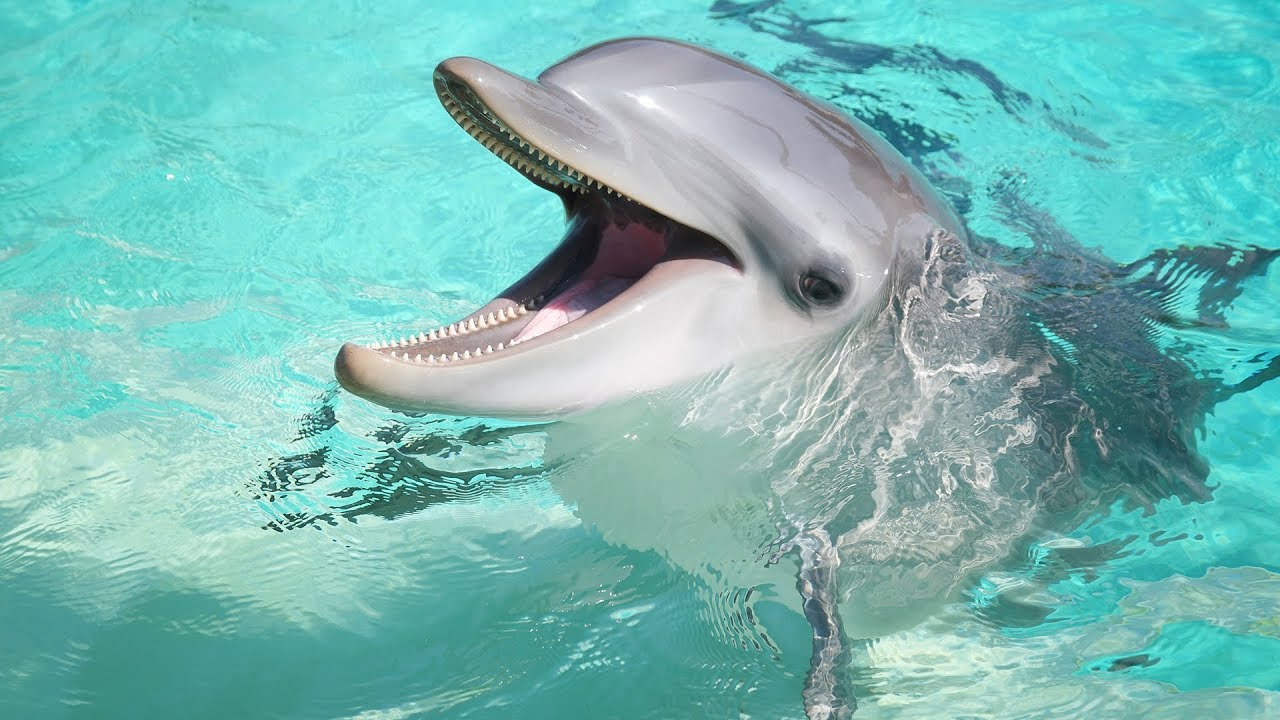
#> input picture images/dolphin.jpg, 1280 x 720 px, found by its file name
$ python plan_couleurs.py
#> lines starting #> are read from the running program, lines starting #| are printed output that depends on the picture
# imports
import cv2.cv2 as cv
import matplotlib.pyplot as plt
from matplotlib import gridspec

# read and display the image as a reference
img = cv.imread('../images/dolphin.jpg')
#> img is the input picture: shape (720, 1280, 3); mean B, G, R 181, 186.1, 119.1
cv.imshow('Moose Image', img)
cv.waitKey(0)
cv.destroyAllWindows()

# Puisque l'image chargée est en couleur, sa taille est de 3 chiffres : # height (# of rows), width (# de cols) et
# enfin des plans de couleur (BGR)
height, width, channels = img.shape[:3]
#> height = 720; width = 1280; channels = 3
print('Image height: {}, Width: {}, # of channels: {}'.format(height, width, channels))
#| Image height: 720, Width: 1280, # of channels: 3

# Rappelez-vous que openCV lit comme mode BGR, donc le canal 0 est bleu, le canal
# 1 est vert et le canal 2 est rouge
blues = img[:, :, 0]
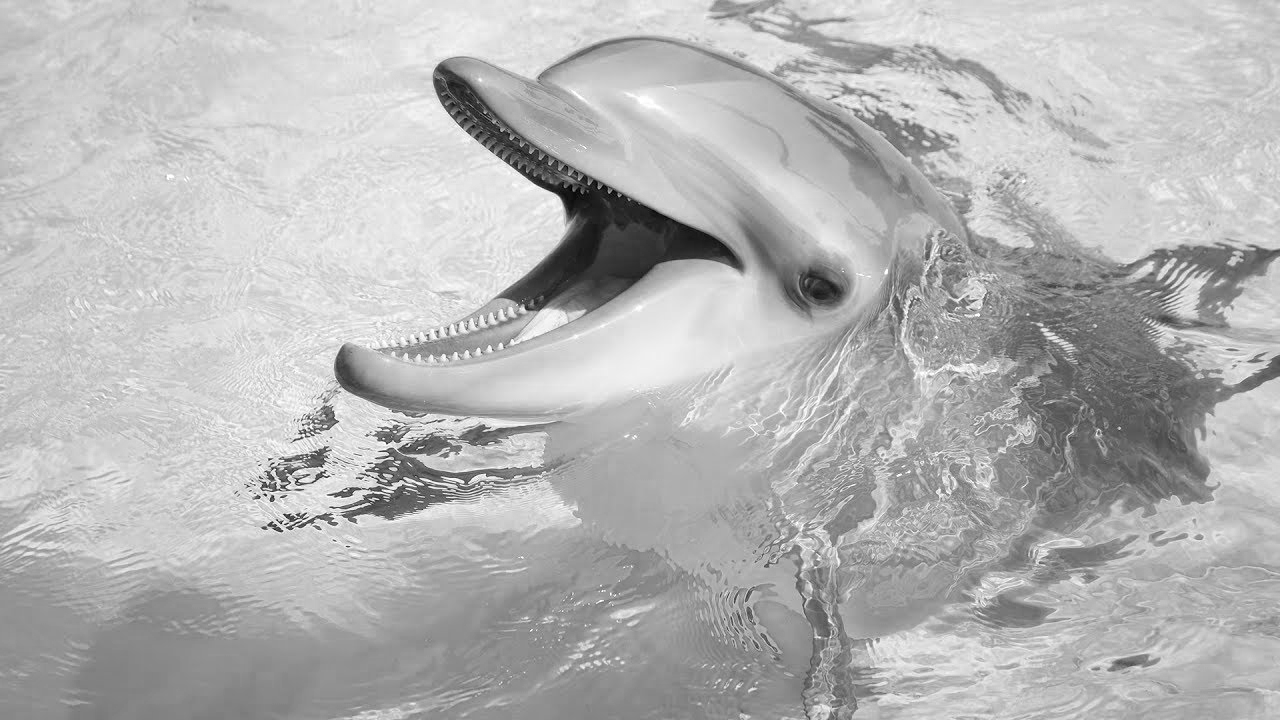
#> blues: shape (720, 1280); min 0, max 255, mean 181
greens = img[:, :, 1]
reds = img[:, :, 2]
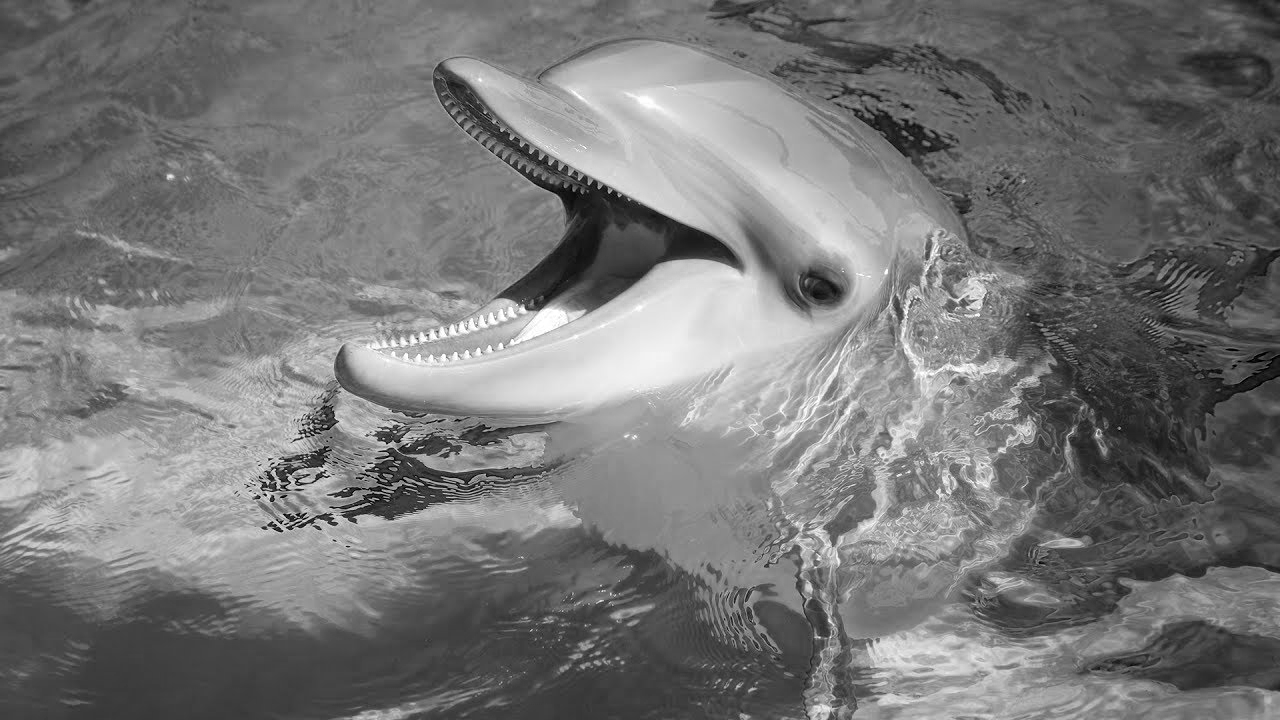
#> reds: shape (720, 1280); min 0, max 255, mean 119.1

cv.imshow('Dolphin Blues', blues)
cv.imshow('Dolphin Greens', greens)
cv.imshow('Dolphin Reds', reds)
cv.waitKey(0)
cv.destroyAllWindows()


# Tracer les valeurs pour chaque plan de couleur sur une ligne spécifique :
# plot values for each color plane on a specific row
fig = plt.figure(figsize=(10, 4))
gs = gridspec.GridSpec(1, 2, width_ratios=[1, 1])

# original image
ax0 = plt.subplot(gs[0])
ax0.imshow(cv.cvtColor(img, cv.COLOR_BGR2RGB))  # need to convert BGRto RGB
ax0.axhline(50, color='black')  # show the row being used
ax0.axvline(100, color='k'), ax0.axvline(225, color='k')  # ref lines

# image slice
ax1 = plt.subplot(gs[1])
ax1.plot(blues[49, :], color='blue')
ax1.plot(greens[49, :], color='green')
ax1.plot(reds[49, :], color='red')
ax1.axvline(100, color='k', linewidth=2), ax1.axvline(225, color='k', linewidth=2)
plt.suptitle('Examen des valeurs du plan de couleur pour une seule ligne')
plt.show()
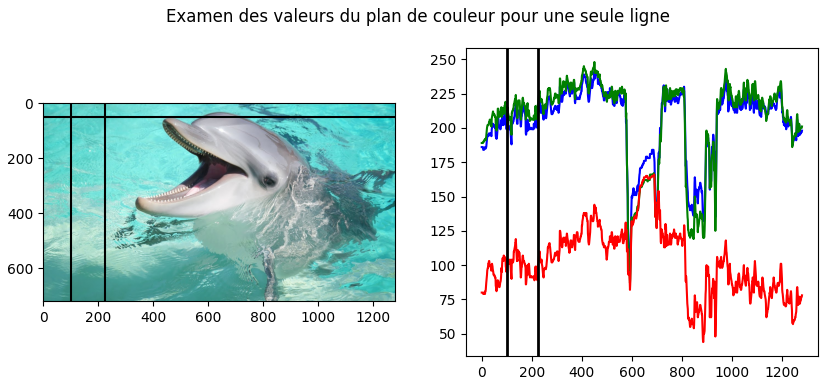
#> figure drawn by matplotlib, 2 panels; panel 2: curve peaks at x = 450, y = 241; panel 2: curve peaks at x = 450, y = 248; panel 2: curve peaks at x = 688, y = 166

$ run again, with images/beach.jpg copied over images/dolphin.jpg
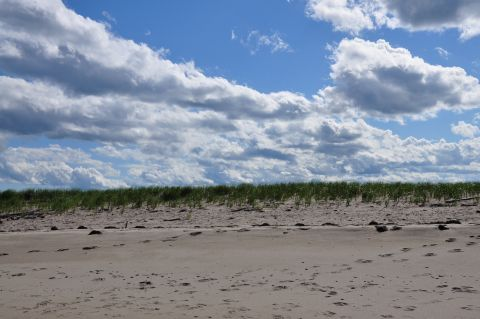
#> input picture images/beach.jpg, 480 x 319 px, found by its file name
#> img is the input picture: shape (319, 480, 3); mean B, G, R 155.7, 140.5, 130.3
#| Image height: 319, Width: 480, # of channels: 3
#> `reds = img[:, :, 2]`:
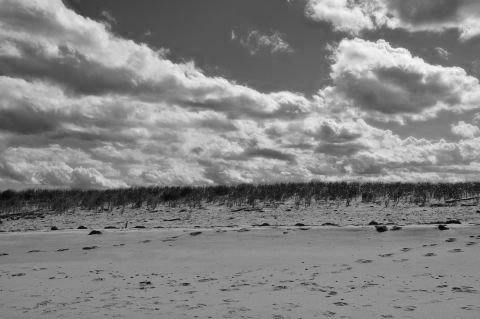
#> reds: shape (319, 480); min 3, max 254, mean 130.3
#> `plt.show()`:
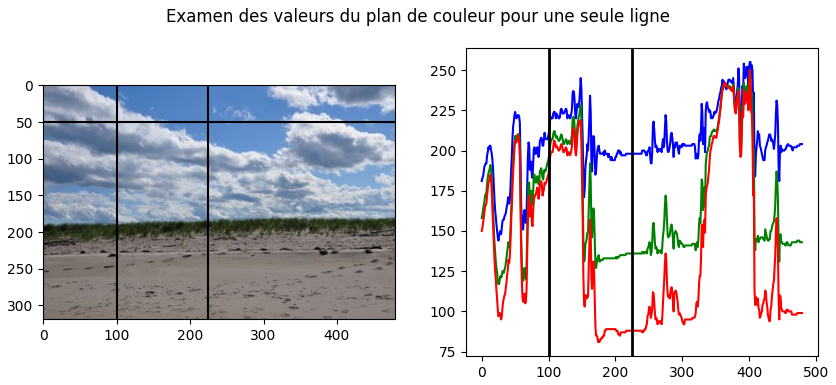
#> figure drawn by matplotlib, 2 panels; panel 2: curve peaks at x = 401, y = 255; panel 2: curve peaks at x = 401, y = 250; panel 2: curve peaks at x = 401, y = 250

$ run again, with images/bear.jpg copied over images/dolphin.jpg
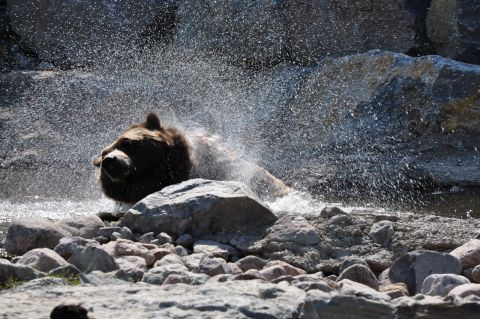
#> input picture images/bear.jpg, 480 x 319 px, found by its file name
#> img is the input picture: shape (319, 480, 3); mean B, G, R 101.7, 97.5, 96.5
#| Image height: 319, Width: 480, # of channels: 3
#> `reds = img[:, :, 2]`:
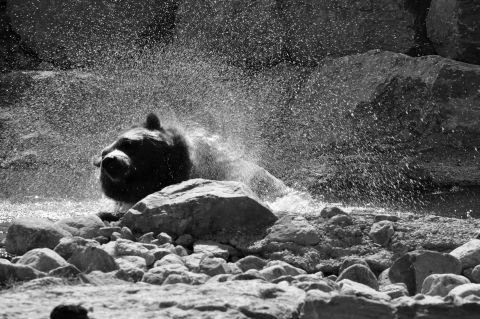
#> reds: shape (319, 480); min 0, max 255, mean 96.5
#> `plt.show()`:
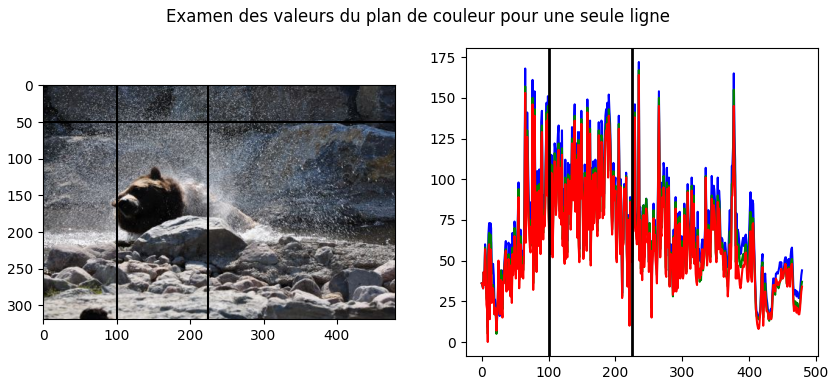
#> figure drawn by matplotlib, 2 panels; panel 2: curve peaks at x = 235, y = 172; panel 2: curve peaks at x = 235, y = 167; panel 2: curve peaks at x = 235, y = 164

$ run again, with images/dog.jpg copied over images/dolphin.jpg
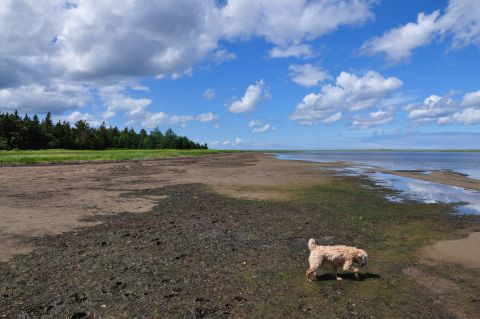
#> input picture images/dog.jpg, 480 x 319 px, found by its file name
#> img is the input picture: shape (319, 480, 3); mean B, G, R 133.4, 117.7, 106.3
#| Image height: 319, Width: 480, # of channels: 3
#> `reds = img[:, :, 2]`:
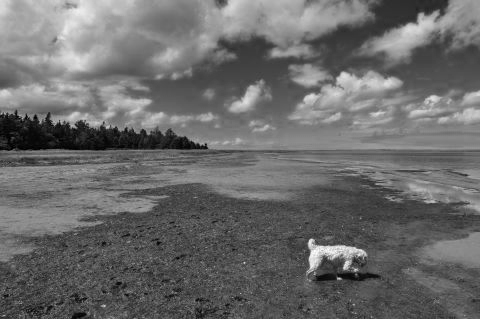
#> reds: shape (319, 480); min 0, max 255, mean 106.3
#> `plt.show()`:
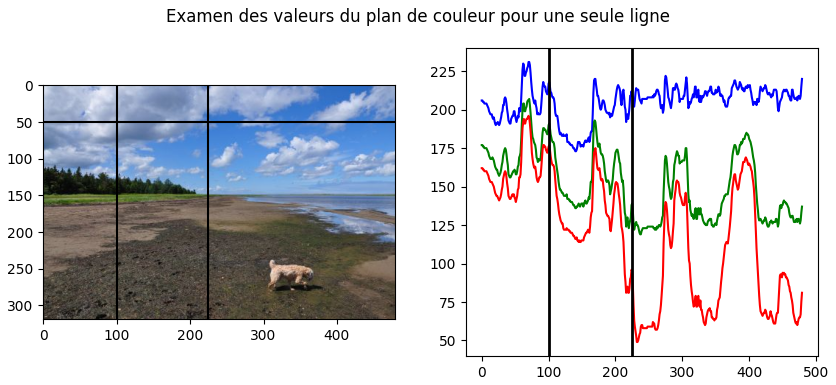
#> figure drawn by matplotlib, 2 panels; panel 2: curve peaks at x = 70, y = 231; panel 2: curve peaks at x = 71, y = 207; panel 2: curve peaks at x = 70, y = 196
